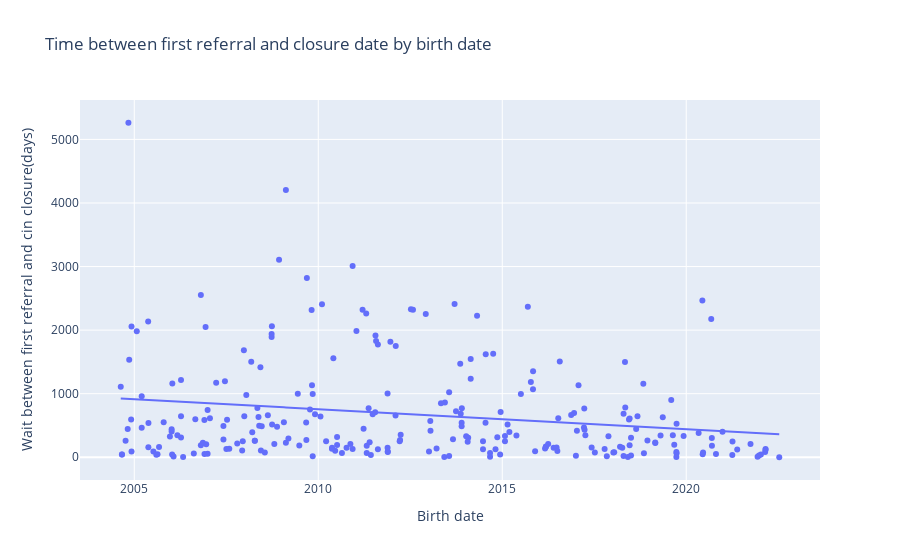
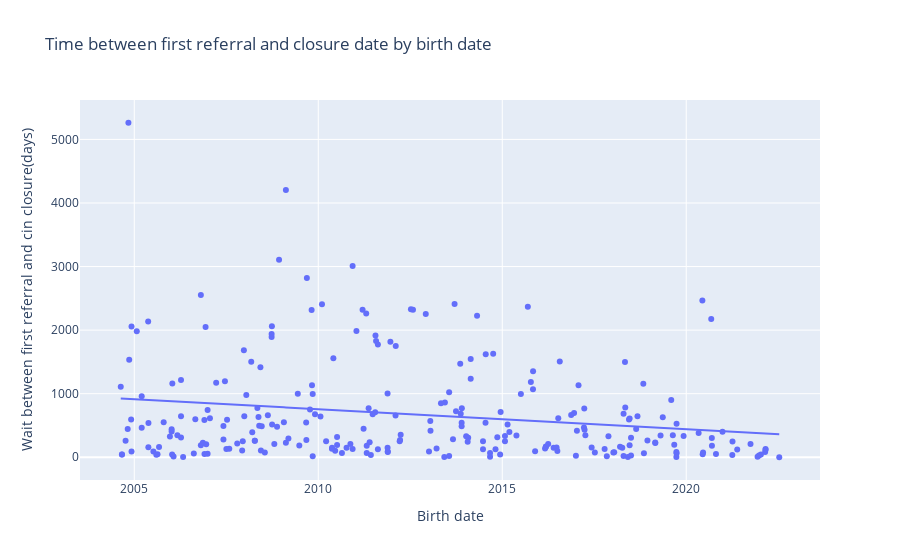

The notebook cell saved with these charts, in order:
### Code cell
# %matplotlib inline
import pandas as pd
import plotly.express as px

import plotly.graph_objects as go
from ipywidgets import widgets
from ipywidgets import interact, interact_manual, Layout
from IPython.display import display
from IPython.display import display, clear_output

import seaborn as sns
import matplotlib.pyplot as plt
import numpy as np
import scipy.stats as sp
import matplotlib.dates as mdates


from jupyter_dash import JupyterDash
from dash import Dash, html, dcc


# Getting data in from CSVs to dataframes
ChildIdentifiers = pd.read_csv('/workspaces/LA-Analyst-Tinkering/FAKE-CIN-DATA/FakeChildIdentifiers.csv')
CINdetails = pd.read_csv('/workspaces/LA-Analyst-Tinkering/FAKE-CIN-DATA/FakeCINdetails.csv')
ChildCharacteristics = pd.read_csv('/workspaces/LA-Analyst-Tinkering/FAKE-CIN-DATA/FakeChildCharacteristics.csv')

def sample_graph(years, line_on):
    ChildIdentifiers = pd.read_csv('/workspaces/LA-Analyst-Tinkering/FAKE-CIN-DATA/FakeChildIdentifiers.csv')
    CINdetails = pd.read_csv('/workspaces/LA-Analyst-Tinkering/FAKE-CIN-DATA/FakeCINdetails.csv')

    merged_df = CINdetails.merge(ChildIdentifiers, left_on='LAchildID', right_on='LAchildID', how='left')


    df = merged_df[['LAchildID', 'PersonBirthDate', 'CINreferralDate', 'CINclosureDate']]

    df_dates = df.loc[:,['PersonBirthDate', 'CINreferralDate', 'CINclosureDate']].apply(
        pd.to_datetime, format='%Y/%m/%d', errors='coerce'
    )

    df_dates = df_dates[df_dates['CINclosureDate'].notna()]

    df_dates['CINrefToClose'] = (df_dates['CINclosureDate'] - df_dates['CINreferralDate'])
    df_dates['CINrefToClose'] = df_dates['CINrefToClose'].astype('timedelta64[h]')
    df_dates['CINrefToClose'] = df_dates['CINrefToClose'].astype(float) / 24
    
    df_dates = df_dates[(df_dates['PersonBirthDate'].dt.year >= years[0]) & (df_dates['PersonBirthDate'].dt.year <= years[1])]

    
    if line_on == 'Regression on':
        fig = px.scatter(df_dates, x='PersonBirthDate', y='CINrefToClose', trendline='ols',
            labels = {'PersonBirthDate' : 'Birth date',
                      'CINrefToClose': 'Wait between first referral and cin closure(days)'},
            title = ('Time between first referral and closure date by birth date'))
    else:
        fig = px.scatter(df_dates, x='PersonBirthDate', y='CINrefToClose',
            labels = {'PersonBirthDate' : 'Birth date',
                      'CINrefToClose': 'Wait between first referral and cin closure(days)'},
            title = ('Time between first referral and closure date by birth date'))
    fig.show()
   
    

year_select = widgets.IntRangeSlider(
    value = [2004, 2022],
    min = 2004,
    max = 2022,
    step = 1,
    description = 'Year Range:',
    disabled=False,
    continuous_update=False,
    orientation='horizontal',
    readout = True,
    readout_format = 'd',
    layout={'width': '500px'}
    )

line_select = widgets.RadioButtons(
    options=['Regression on', 'Regression off',],
#     value='pineapple',
    description='Regression line',
    disabled=False
)


interact(sample_graph, years=year_select, line_on=line_select)

### Figure 1 — Plotly figure (JSON) as saved in the notebook; plotly's stock layout.template omitted (floating-point values rounded to 4 significant figures; data arrays with more than 128 entries replaced by an {"elided": "..."} marker saying what was removed)
{"data": [{"hovertemplate": "Birth date=%{x}<br>Wait between first referral and cin closure(days)=%{y}<extra></extra>", "legendgroup": "", "marker": {"color": "#636efa", "symbol": "circle"}, "mode": "markers", "name": "", "orientation": "v", "showlegend": false, "type": "scatter", "x": {"elided": "252 str values"}, "xaxis": "x", "y": {"elided": "252 int values"}, "yaxis": "y"}, {"hovertemplate": "<b>OLS trendline</b><br>CINrefToClose = -9.94712e-07 * PersonBirthDate + 2012.07<br>R<sup>2</sup>=0.039565<br><br>Birth date=%{x}<br>Wait between first referral and cin closure(days)=%{y} <b>(trend)</b><extra></extra>", "legendgroup": "", "marker": {"color": "#636efa", "symbol": "circle"}, "mode": "lines", "name": "", "showlegend": false, "type": "scatter", "x": {"elided": "252 str values"}, "xaxis": "x", "y": {"elided": "252 float values"}, "yaxis": "y"}], "layout": {"legend": {"tracegroupgap": 0}, "title": {"text": "Time between first referral and closure date by birth date"}, "xaxis": {"anchor": "y", "domain": [0, 1], "title": {"text": "Birth date"}}, "yaxis": {"anchor": "x", "domain": [0, 1], "title": {"text": "Wait between first referral and cin closure(days)"}}}}

### Figure 2 — Plotly figure (JSON) as saved in the notebook; plotly's stock layout.template omitted (floating-point values rounded to 4 significant figures; data arrays with more than 128 entries replaced by an {"elided": "..."} marker saying what was removed)
{"data": [{"hovertemplate": "Birth date=%{x}<br>Wait between first referral and cin closure(days)=%{y}<extra></extra>", "legendgroup": "", "marker": {"color": "#636efa", "symbol": "circle"}, "mode": "markers", "name": "", "orientation": "v", "showlegend": false, "type": "scatter", "x": {"elided": "252 str values"}, "xaxis": "x", "y": {"elided": "252 int values"}, "yaxis": "y"}, {"hovertemplate": "<b>OLS trendline</b><br>CINrefToClose = -9.94712e-07 * PersonBirthDate + 2012.07<br>R<sup>2</sup>=0.039565<br><br>Birth date=%{x}<br>Wait between first referral and cin closure(days)=%{y} <b>(trend)</b><extra></extra>", "legendgroup": "", "marker": {"color": "#636efa", "symbol": "circle"}, "mode": "lines", "name": "", "showlegend": false, "type": "scatter", "x": {"elided": "252 str values"}, "xaxis": "x", "y": {"elided": "252 float values"}, "yaxis": "y"}], "layout": {"legend": {"tracegroupgap": 0}, "title": {"text": "Time between first referral and closure date by birth date"}, "xaxis": {"anchor": "y", "domain": [0, 1], "title": {"text": "Birth date"}}, "yaxis": {"anchor": "x", "domain": [0, 1], "title": {"text": "Wait between first referral and cin closure(days)"}}}}
